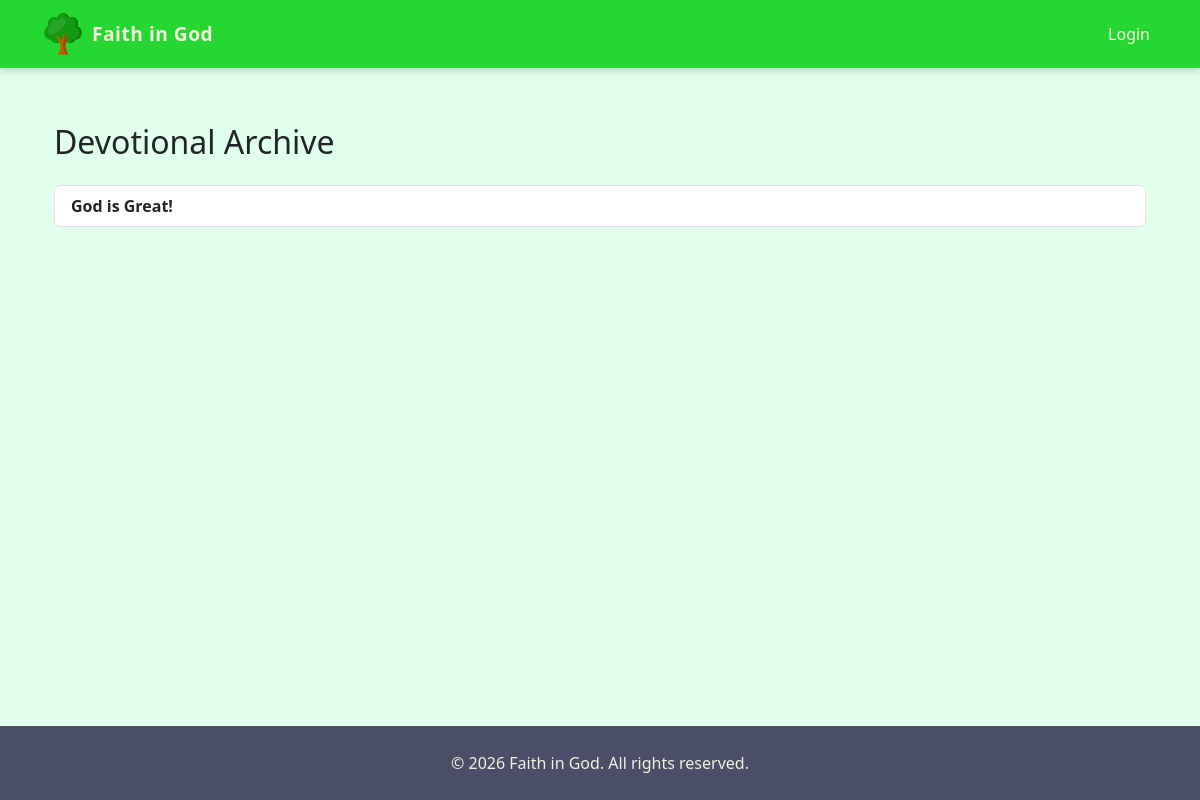
The app's page /content/devotionals/, older data.
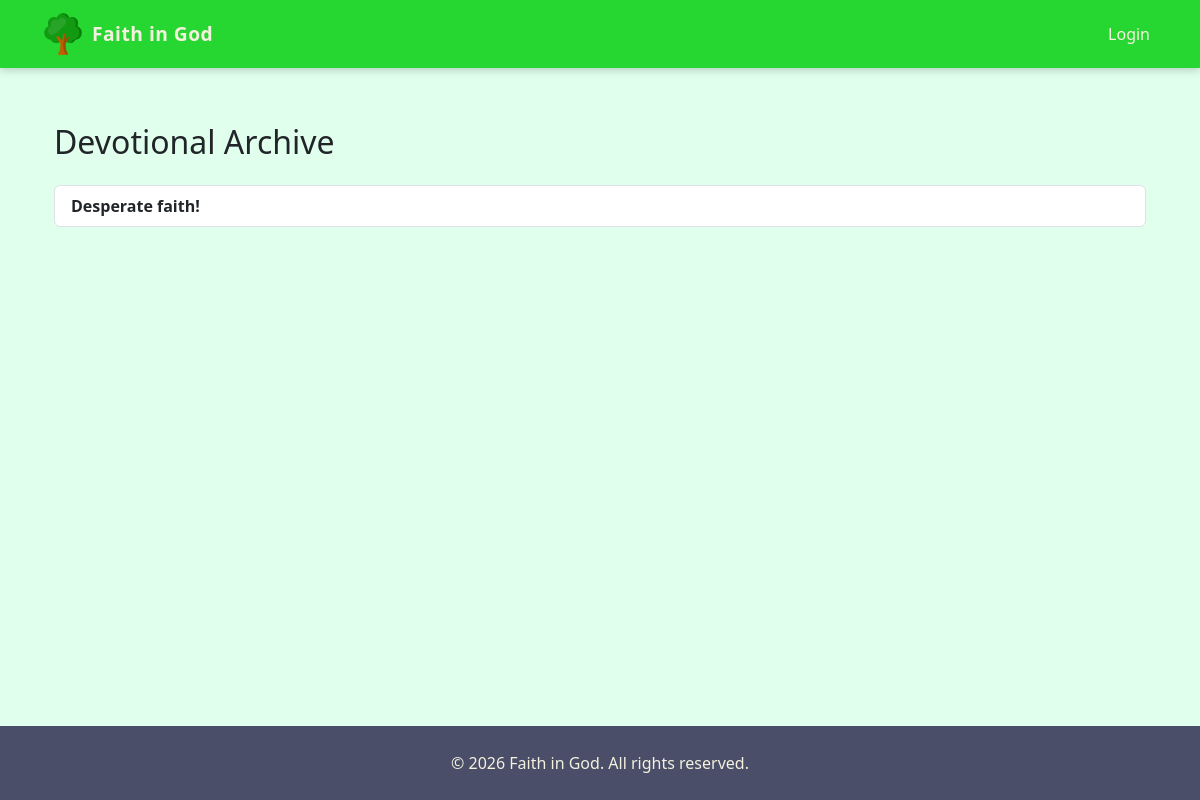
The same page, newer data.
### content/models.py (models this page shows, shortened)
class Devotional(models.Model):
    title = models.CharField(max_length=255)
    verse_reference = models.CharField(max_length=255, blank=True)
    verse_text = models.TextField(blank=True)
    message = models.TextField()
    date = models.DateField(auto_now_add=True)
    is_active = models.BooleanField(default=True)
    class Meta:
        ordering = ["-date"]

### content/views.py (the view)
# urls.py: path("devotionals/", devotional_archive, name="devotional_archive"),
def devotional_archive(request):
    from .models import Devotional
    devotionals = Devotional.objects.filter(is_active=True)
    return render(request, "content/devotional_archive.html", {"devotionals": devotionals})

### content/context_processors.py (called while the page is built)
def global_updates(request):
    updates = Update.objects.filter(is_published=True).order_by("-created_at")
    return {"global_updates": updates}

### engagement/context_processors.py (called while the page is built, shortened)
def next_meeting(request):
    if not request.user.is_authenticated:
        return {}

def user_groups(request):
    if request.user.is_authenticated:
        groups = GroupMember.objects.filter(
            user=request.user,
            is_active=True
        ).select_related("group")
        return {"user_groups": [gm.group for gm in groups]}
    return {}

def pending_invitations(request):
    return {}

### content/templates/content/devotional_archive.html (shortened to what this page needs)
{% extends "base.html" %}
{% block content %}
<div class="container mt-4">
    <h2 class="mb-4">Devotional Archive</h2>
    {% if devotionals %}
        <div class="list-group">
            {% for devotional in devotionals %}
            <a href="{% url 'home' %}#devotional-{{ devotional.id }}"
               class="list-group-item list-group-item-action">
                <strong>{{ devotional.title }}</strong>
            </a>
            {% endfor %}
        </div>
    {% else %}
        <p>No devotionals yet.</p>
    {% endif %}
</div>
{% endblock %}

### templates/base.html (shortened to what this page needs)
{% load static %}
<!DOCTYPE html>
<html lang="en">
<head>
    <link href="https://cdn.jsdelivr.net/npm/bootstrap@5.3.0/dist/css/bootstrap.min.css" rel="stylesheet">
</head>
<body>
    <nav class="navbar navbar-expand-lg fixed-top">
        <div class="container">
            <a class="navbar-brand d-flex align-items-center" href="{% url 'home' %}">
                <img src="{% static 'images/figlogo.png' %}" alt="FIG Logo" height="42" width="42" class="me-2 rounded-circle">
                <span class="fw-bold">Faith in God </span>
            </a>
            <div class="collapse navbar-collapse" id="navbarNav">
                <ul class="navbar-nav ms-auto">
                    {% if user.is_authenticated %}
                        {% if user.is_superuser %}
                            <li class="nav-item">
                                <a class="nav-link" href="{% url 'admin:index' %}">Admin</a>
                            </li>
                        {% endif %}
                        {% if user.is_authenticated %}
                        {% for group in user_groups %}
                        <li class="nav-item d-flex align-items-center">
                            {% if user == group.leader and group.group_type == "small" %}
                                <a href="{% url 'engagement:invite_members' group.id %}"
                                   class="btn btn-sm btn-outline-light ms-2 rounded-pill">
                                    Invite
                                </a>
                            {% endif %}
                        </li>
                    {% endfor %}
                    {% endif %}
                    {% if pending_invites_count > 0 %}
                    <li class="nav-item dropdown">
                        <a class="nav-link position-relative" href="#"
                           role="button"
                           data-bs-toggle="dropdown">
                            🔔
                            <span class="position-absolute top-0 start-100 translate-middle badge rounded-pill bg-warning text-dark">
                                {{ pending_invites_count }}
                            </span>
                        </a>
                        <ul class="dropdown-menu dropdown-menu-end">
                            {% for invite in pending_invites %}
                            <li class="dropdown-item">
                                <div class="mb-1">
                                    Invitation to <strong>{{ invite.group.name }}</strong>
                                </div>
                                <form method="post"
                                      action="{% url 'engagement:respond_invite' invite.id %}">
                                    {% csrf_token %}
                                    <button type="submit"
                                            name="action"
                                            value="accept"
                                            class="btn btn-sm btn-success me-1">
                                        Accept
                                    </button>
                                    <button type="submit"
                                            name="action"
                                            value="decline"
                                            class="btn btn-sm btn-danger">
                                        Decline
                                    </button>
                                </form>
                            </li>
                            {% endfor %}
                        </ul>
                    </li>
                    {% endif %}
                        <li class="nav-item d-flex align-items-center">
                            <form method="post" action="{% url 'logout' %}" class="d-inline m-0 p-0">
                                {% csrf_token %}
                                <button type="submit"
                                        class="btn btn-link nav-link m-0 p-0"
                                        style="border:none; background:none; color:white;">
                                    Logout
                                </button>
                            </form>
                        </li>
                        <li class="nav-item">
                            <a class="nav-link" href="{% url 'engagement:group_list' %}">
                                Groups
                            </a>
                        </li>
                    {% else %}
                        <li class="nav-item">
                            <a class="nav-link" href="{% url 'login' %}">Login</a>
                        </li>
                    {% endif %}
                </ul>
            </div>
        </div>
    </nav>
    <main class="container mt-4">
        {% block content %}{% endblock %}
    </main>
    <footer class="footer">
        &copy; {% now "Y" %} Faith in God. All rights reserved.
    </footer>
</body>
</html>

### templates/base.html (style rules this page uses)
html, body { height: 100%; }
body { padding-top: 75px; background-color: #e1ffed; font-family: 'Segoe UI', sans-serif; display: flex; flex-direction: column; min-height: 100vh; }
.navbar { background-color: #26d732; box-shadow: 0 2px 8px rgba(0,0,0,0.2); }
.navbar-brand span { color: #F4F1DE; font-size: 1.2rem; letter-spacing: 0.5px; }
.nav-link { color: #F4F1DE !important; font-weight: 500; }
main { flex: 1; }
.footer { padding: 25px 0; text-align: center; background-color: #4A4E69; color: #F4F1DE; font-weight: 500; }

Row changes from the older to the newer data that the page shows:
removed Devotional: title "God is Great!"
added Devotional: title "Desperate faith!"
